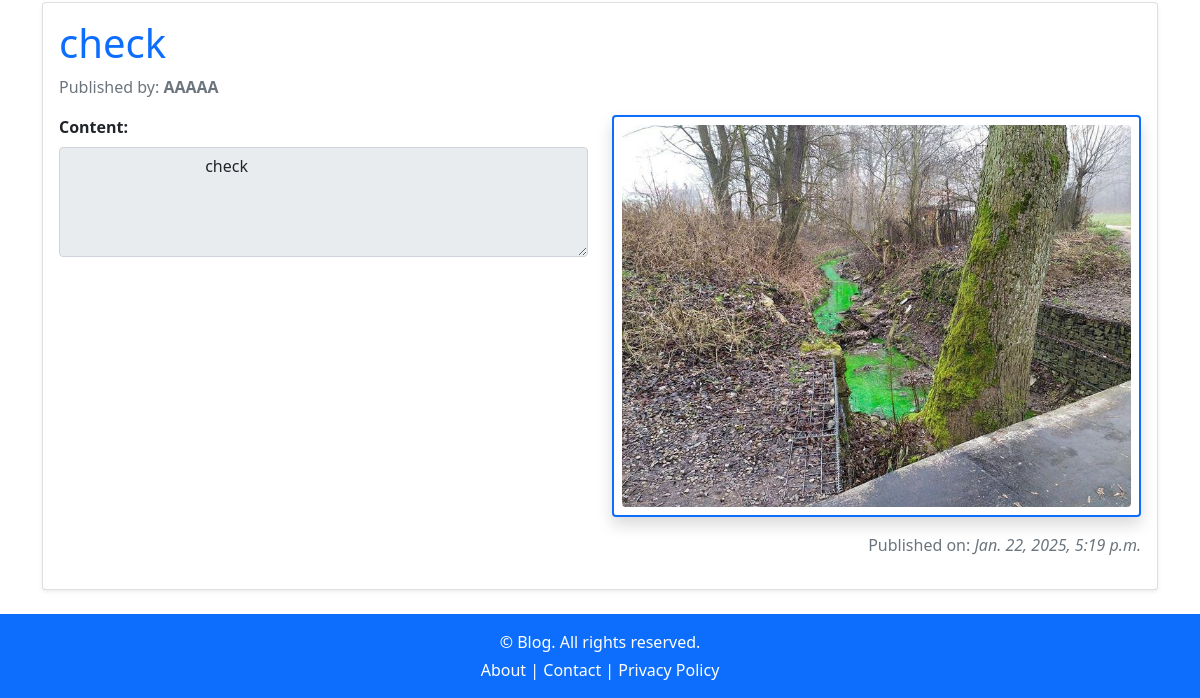
The app's page /user_view/ (signed in, lower part), older data.
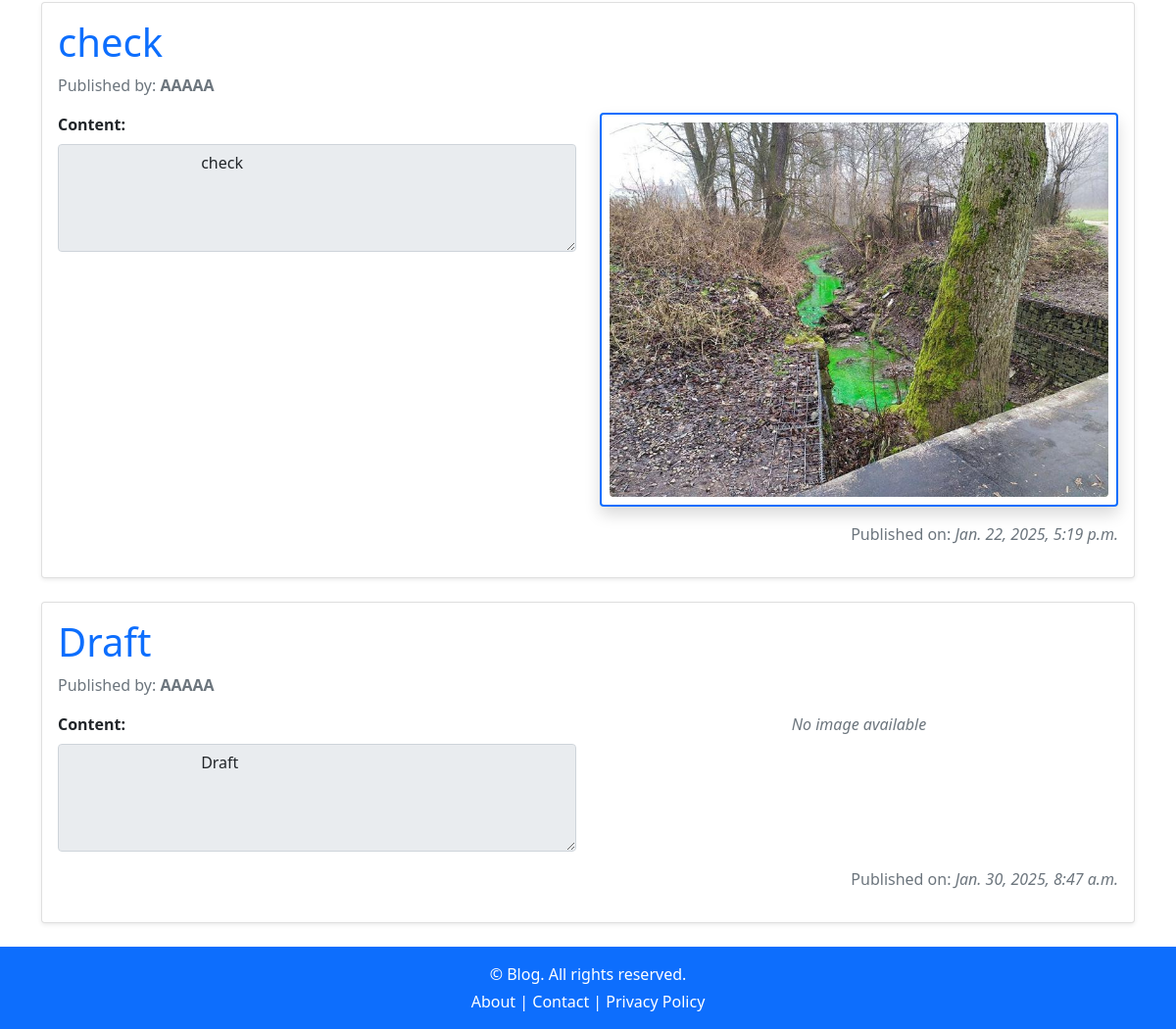
The same page, newer data.
### blog/models.py (models this page shows, shortened)
class Post(models.Model):
    STATUS_CHOICES = [
        ("draft", "Draft"),
        ("published", "Published"),
    ]
    title = models.CharField(max_length=100)
    author = models.ForeignKey("auth.User", on_delete=models.CASCADE)
    content = models.TextField()
    created_at = models.DateTimeField(auto_now_add=True)
    updated_at = models.DateTimeField(auto_now = True)
    status = models.CharField(choices=STATUS_CHOICES, default = "draft", max_length = 10)
    posted_at = models.DateTimeField(blank = True, null = True)
    image = models.ImageField(upload_to = "posts/%Y/%m/%d", null=True, blank=True)
    class Meta:
        db_table = 'posts'

### blog/views.py (the view)
# urls.py: path("user_view/", user_view, name="user_view"),
@login_required()
def user_view(request):
    current_user = request.user
    user_id = current_user.id
    user_posts = Post.objects.filter(author = user_id)
    return render(request,"blog/user_view.html",{"user_posts":user_posts})

### blog/templates/blog/user_view.html
{%  extends "blog/Base.html" %}
{% block contents %}
    {% for post in user_posts %}
        <div class="card mb-4 shadow-sm">
                <div class="card-body">
                    <h1 class="card-title">
                        <a href="{% url 'posts:details' post.id %}" class="text-decoration-none text-primary">
                            {{ post.title }}
                        </a>
                    </h1>
                    <p class="text-muted">Published by: <strong>{{ post.author }}</strong></p>
                    <div class="row mb-3">
                        <div class="col-md-6">
                            <label for="post-content-{{ post.id }}" class="form-label fw-bold">Content:</label>
                            <textarea class="form-control" id="post-content-{{ post.id }}" rows="4" readonly>
                                {{ post.content }}
                            </textarea>
                        </div>
                        <div class="col-md-6 text-center">
                        {% if post.image %}
                            <div class="d-inline-block border border-2 border-primary rounded shadow p-2">
                                <img src="{{ post.image.url }}" alt="{{ post.title }}" class="img-fluid rounded">
                            </div>
                        {% else %}
                            <p class="text-muted fst-italic">No image available</p>
                        {% endif %}
                        </div>
                    </div>
                    <p class="text-end text-muted">
                        Published on: <em>{{ post.created_at }}</em>
                    </p>
                </div>
            </div>
    {% endfor %}
{% endblock %}

Row changes from the older to the newer data that the page shows:
added Post: title "Draft", author "AAAAA", id "Draft", image "No image available", created_at "Jan. 30, 2025, 8:47 a.m."
